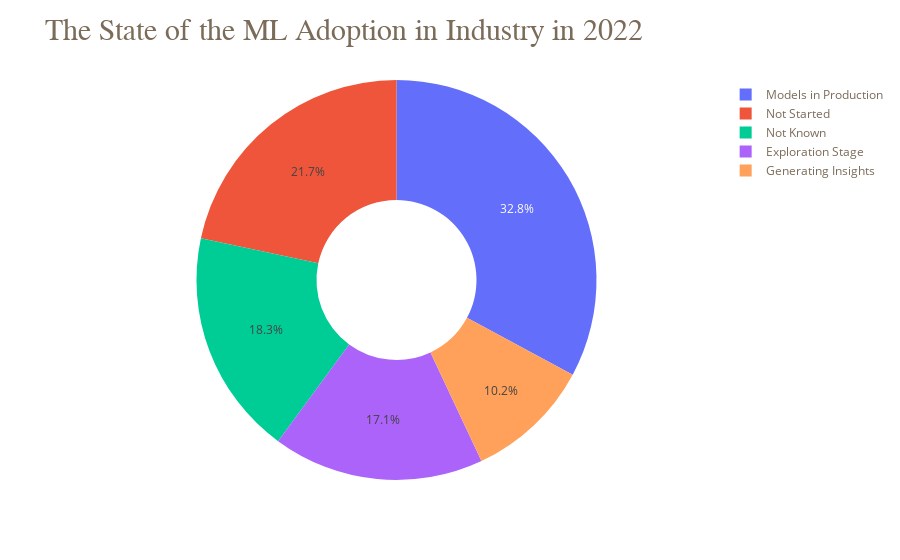
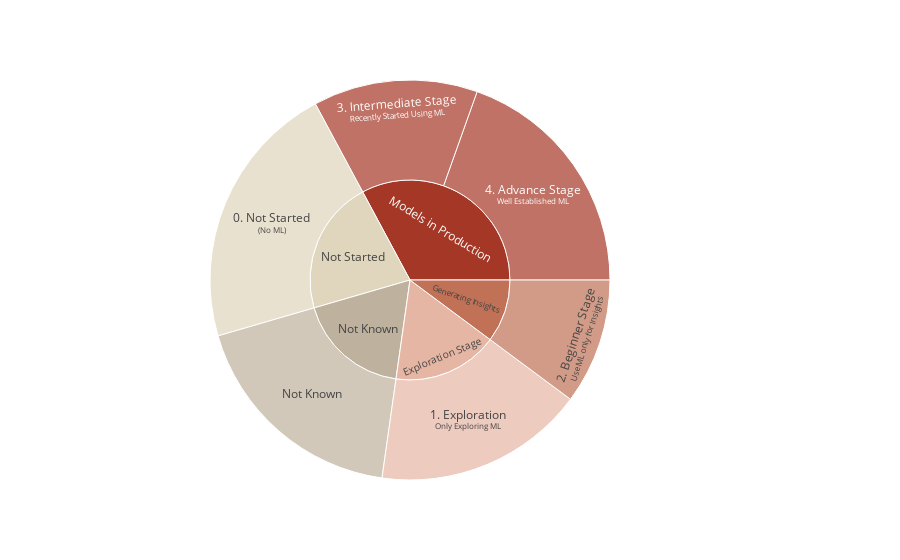

Notebook code cell kept with these figures, in order:
### Markdown cell above
#### 데이터에 따르면 응답자의 약 33%가 조직에서 머신 러닝 모델을 생산 중이라고 답했고, 10.2%는 인사이트를 생성하기 위해 ML 방법을 사용한다고 함. 
#### 그러나 응답자의 상당 부분인 21.7%는 회사에서 아직 AI 및 ML 기술을 사용하기 시작하지 않았다고 답했으며, 17.1%는 이 새로운 기술의 기능을 탐색하기 시작했다고 답했다.

### Code cell
# ML Adoption 데이터 집계 및 처리
ml_adoption = scope_df.groupby(
    ["ML_adoption_class", "ML_adoption"]  # 머신러닝 채택 수준과 해당 상태별로 그룹화
).agg(
    {"Q2": "count"}  # 응답자 수를 집계
).reset_index().rename(
    columns={"Q2": "counts"}  # "Q2" 열을 "counts"로 이름 변경
)

# 첫 번째 그래프: 도넛 차트 (Pie Chart)
fig = go.Figure(data=[go.Pie(
    labels=scope_df["ML_adoption_class"].value_counts().index.to_list(),  # 라벨: ML 채택 수준
    values=list(scope_df["ML_adoption_class"].value_counts().values),  # 값: 각 수준의 응답자 수
    hole=.4  # 차트 가운데의 빈 공간 크기 설정 (도넛 모양)
)])

# (선택 사항) 차트 색상 설정
# fig.update_traces(marker=dict(colors=['#a43725', '#e0d5bd', '#beb29e', '#E6b6a4', '#c07156']))

# 도넛 차트 제목 스타일 설정
large_title_format = "<span style='font-size:30px; font-family:Times New Roman'>The State of the ML Adoption in Industry in 2022</span>"
small_title_format = "<span style='font-size:14px; font-family:Helvetica'></b></span>"

# 차트 레이아웃 설정
layout = dict(
    title=large_title_format + "<br>" + small_title_format,  # 제목 설정
    font=dict(color='#7b6b59'),  # 제목 및 텍스트 색상 설정
    showlegend=True,  # 범례 표시
    margin=dict(t=80, pad=0),  # 상단 여백 설정
)

# 설정된 레이아웃을 차트에 반영
fig["layout"].update(layout)

# 도넛 차트 표시
fig.show()

# 두 번째 그래프: Sunburst 차트
fig = px.sunburst(
    ml_adoption,  # 데이터프레임 사용
    path=["ML_adoption_class", "ML_adoption"],  # Sunburst 계층 경로 설정 (채택 수준 -> 채택 상태)
    values="counts",  # 각 노드의 값: 응답자 수
    color="ML_adoption_class",  # 색상 기준: ML 채택 수준
    color_discrete_map=ml_adoption_color_discrete_map  # 사용자 정의 색상 맵
)

# Sunburst 차트 레이아웃 설정
layout = dict(
    showlegend=False,  # 범례 숨기기
    margin=dict(t=80, pad=0, l=0),  # 여백 설정
)

# 설정된 레이아웃을 차트에 반영
fig["layout"].update(layout)

# Sunburst 차트 표시
fig.show()

### Figure 1 — Plotly figure (JSON) as saved in the notebook; plotly's stock layout.template omitted (floating-point values rounded to 4 significant figures)
{"data": [{"hole": 0.4, "labels": ["Models in Production", "Not Started", "Not Known", "Exploration Stage", "Generating Insights"], "type": "pie", "values": [2987, 1970, 1660, 1552, 925]}], "layout": {"font": {"color": "#7b6b59"}, "margin": {"pad": 0, "t": 80}, "showlegend": true, "title": {"text": "<span style='font-size:30px; font-family:Times New Roman'>The State of the ML Adoption in Industry in 2022</span><br><span style='font-size:14px; font-family:Helvetica'></b></span>"}}}

### Figure 2 — Plotly figure (JSON) as saved in the notebook; plotly's stock layout.template omitted (floating-point values rounded to 4 significant figures)
{"data": [{"branchvalues": "total", "customdata": [["Not Started"], ["Exploration Stage"], ["Generating Insights"], ["Models in Production"], ["Models in Production"], ["Not Known"], ["Exploration Stage"], ["Generating Insights"], ["Models in Production"], ["Not Known"], ["Not Started"]], "domain": {"x": [0, 1], "y": [0, 1]}, "hovertemplate": "labels=%{label}<br>counts=%{value}<br>parent=%{parent}<br>id=%{id}<br>ML_adoption_class=%{customdata[0]}<extra></extra>", "ids": ["Not Started/0. Not Started<br><sup>(No ML)</sup>", "Exploration Stage/1. Exploration<br><sup>Only Exploring ML</sup>", "Generating Insights/2. Beginner Stage<br><sup>Use ML only for Insights</sup>", "Models in Production/3. Intermediate Stage<br><sup>Recently Started Using ML</sup>", "Models in Production/4. Advance Stage<br><sup>Well Established ML</sup>", "Not Known/Not Known", "Exploration Stage", "Generating Insights", "Models in Production", "Not Known", "Not Started"], "labels": ["0. Not Started<br><sup>(No ML)</sup>", "1. Exploration<br><sup>Only Exploring ML</sup>", "2. Beginner Stage<br><sup>Use ML only for Insights</sup>", "3. Intermediate Stage<br><sup>Recently Started Using ML</sup>", "4. Advance Stage<br><sup>Well Established ML</sup>", "Not Known", "Exploration Stage", "Generating Insights", "Models in Production", "Not Known", "Not Started"], "marker": {"colors": ["#e0d5bd", "#E6b6a4", "#c07156", "#a43725", "#a43725", "#beb29e", "#E6b6a4", "#c07156", "#a43725", "#beb29e", "#e0d5bd"]}, "name": "", "parents": ["Not Started", "Exploration Stage", "Generating Insights", "Models in Production", "Models in Production", "Not Known", "", "", "", "", ""], "type": "sunburst", "values": [1970, 1552, 925, 1209, 1778, 1660, 1552, 925, 2987, 1660, 1970]}], "layout": {"legend": {"tracegroupgap": 0}, "margin": {"l": 0, "pad": 0, "t": 80}, "showlegend": false}}
